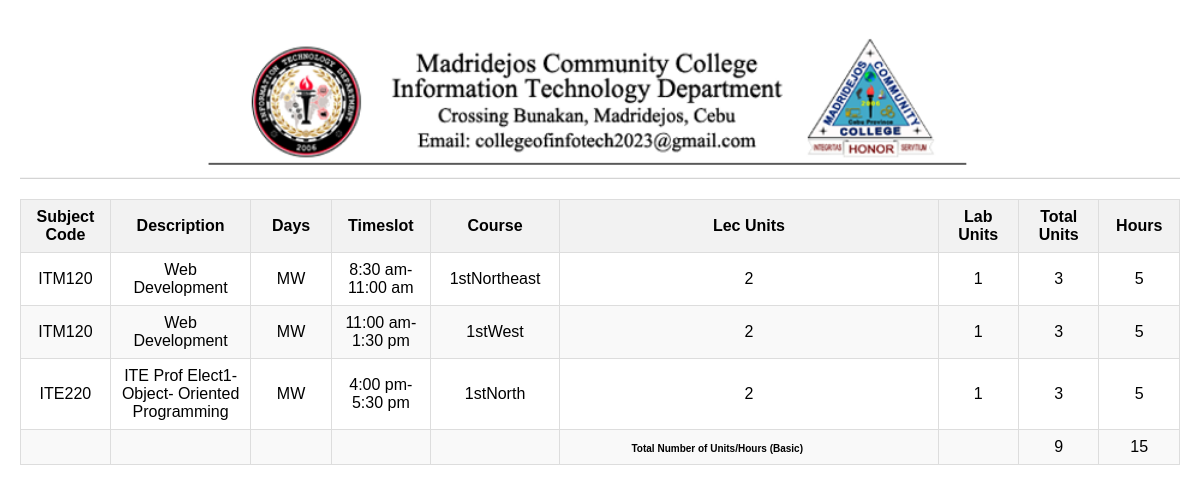
The page /admin/load_generate.php?id=2 on the database its author committed.
### tables this page shows
CREATE TABLE `loading` (
  `id` int(50) NOT NULL,
  `timeslot_id` int(25) NOT NULL,
  `timeslot` varchar(100) NOT NULL,
  `rooms` varchar(100) NOT NULL,
  `room_name` varchar(50) NOT NULL,
  `faculty` varchar(100) NOT NULL,
  `course` varchar(100) NOT NULL,
  `subjects` varchar(100) NOT NULL,
  `days` varchar(50) NOT NULL,
  `sub_description` varchar(100) NOT NULL,
  `total_units` int(25) NOT NULL,
  `lec_units` int(25) NOT NULL,
  `lab_units` int(25) NOT NULL,
  `hours` decimal(25,2) NOT NULL,
  `coursedesc` varchar(50) NOT NULL,
  `timeslot_sid` int(25) NOT NULL,
  `semester` varchar(255) DEFAULT NULL
);

CREATE TABLE `subjects` (
  `id` int(11) NOT NULL,
  `subject` varchar(50) NOT NULL,
  `description` text NOT NULL,
  `Lec_Units` int(50) NOT NULL,
  `Lab_Units` int(50) NOT NULL,
  `total_units` int(3) NOT NULL,
  `hours` int(25) NOT NULL,
  `course` varchar(50) NOT NULL,
  `status` int(25) NOT NULL,
  `year` varchar(50) NOT NULL,
  `semester` varchar(50) NOT NULL,
  `specialization` varchar(50) NOT NULL
);

### admin/load_generate.php (the view, shortened to what this page needs)
<?php include('db_connect.php'); ?>
<?php
function generateTableContent($conn, $id) {
    $content = '';
    if (isset($id)) {
        $sumtu = 0;
        $sumh = 0;
        $loads = $conn->query("SELECT * FROM loading WHERE faculty='$id' ORDER BY timeslot_sid ASC");
        while ($lrow = $loads->fetch_assoc()) {
            $days = $lrow['days'];
            $timeslot = $lrow['timeslot'];
            $course = $lrow['course'];
            $subject_code = $lrow['subjects'];
            $room_id = $lrow['rooms'];
            $fid = $lrow['faculty'];
            $faculty = $conn->query("SELECT *, CONCAT(lastname, ', ', firstname, ' ', middlename) AS name FROM faculty WHERE id=" . $fid);
            $frow = $faculty->fetch_assoc();
            $subjects = $conn->query("SELECT * FROM subjects WHERE subject = '$subject_code'");
            $srow = $subjects->fetch_assoc();
            $description = $srow['description'];
            $units = $srow['total_units'];
            $lec_units = $srow['Lec_Units'];
            $lab_units = $srow['Lab_Units'];
            $hours = $srow['hours'];
            $sumh += $hours;
            $sumtu += $units;
            $rooms = $conn->query("SELECT * FROM roomlist WHERE id = " . $room_id);
            $roomrow = $rooms->fetch_assoc();
            $content .= '<tr>
                <td width="50px" align="center">' . $subject_code . '</td>
                <td width="100px" align="center">' . $description . '</td>
                <td width="50px" align="center">' . $days . '</td>
                <td width="50px" align="center">' . $timeslot . '</td>
                <td width="50px" align="center">' . $course . '</td>
                <td width="80px" align="center">' . $lec_units . '</td>
                <td width="50px" align="center">' . $lab_units . '</td>
                <td width="50px" align="center">' . $units . '</td>
                <td width="50px" align="center">' . $hours . '</td>
            </tr>';
        }
        $content .= '<tr style="height: 20px">
            <td class="s4"></td>
            <td class="s3"></td>
            <td class="s3"></td>
            <td class="s3"></td>
            <td class="s3"></td>
            <td class="s10 softmerge">
                <div class="softmerge-inner" style="width:298px;left:-1px">
                    <span style="font-weight:bold; font-size:10px;">Total Number of Units/Hours (Basic)</span>
                </div>
            </td>
            <td class="s11"></td>
            <td class="text-center" align="center">' . $sumtu . '</td>
            <td class="text-center" align="center">' . $sumh . '</td>
        </tr>';
    }
    $content .= '</tbody>';
    return $content;
}
$id = $_GET['id'];
function printPage($conn, $id) {
    $content = generateTableContent($conn, $id);
    ?>
    <!DOCTYPE html>
    <html lang="en">
    <head>
        <link rel="stylesheet" href="https://cdnjs.cloudflare.com/ajax/libs/font-awesome/6.0.0-beta3/css/all.min.css">
    </head>
    <body onload="window.print()">
        <div class="header">
            <img src="assets/uploads/end.png" alt="Logo">
        </div>
        <table>
            <thead>
                <tr>
                    <th>Subject Code</th>
                    <th>Description</th>
                    <th>Days</th>
                    <th>Timeslot</th>
                    <th>Course</th>
                    <th>Lec Units</th>
                    <th>Lab Units</th>
                    <th>Total Units</th>
                    <th>Hours</th>
                </tr>
            </thead>
            <tbody>
                <?php echo $content; ?>
        </table>
    </body>
    </html>
    <?php
}
printPage($conn, $id);
?>

### admin/load_generate.php (style rules this page uses)
body { font-family: Arial, sans-serif; margin: 20px; text-align: center; }
.header { display: flex; justify-content: center; align-items: center; margin-bottom: 20px; }
table { width: 100%; border-collapse: collapse; margin: 0 auto; }
th, td { border: 1px solid #ddd; padding: 8px; text-align: center; }
th { background-color: #f2f2f2; }
tr:nth-child(even) { background-color: #f9f9f9; }
.header img { width: 100%; height: 20%; }

### rows shown on the page
loading: subjects "ITM120", subjects.description "Web Development", days "MW", timeslot "8:30 am-11:00 am", course "1stNortheast", subjects.Lec_Units "2", subjects.Lab_Units "1", subjects.total_units "3", subjects.hours "5"
loading: subjects "ITM120", subjects.description "Web Development", days "MW", timeslot "11:00 am-1:30 pm", course "1stWest", subjects.Lec_Units "2", subjects.Lab_Units "1", subjects.total_units "3", subjects.hours "5"
loading: subjects "ITE220", subjects.description "ITE Prof Elect1- Object- Oriented Programming", days "MW", timeslot "4:00 pm-5:30 pm", course "1stNorth", subjects.Lec_Units "2", subjects.Lab_Units "1", subjects.total_units "3", subjects.hours "5"

### other values the page prints
$sumtu "9"
$sumh "15"
